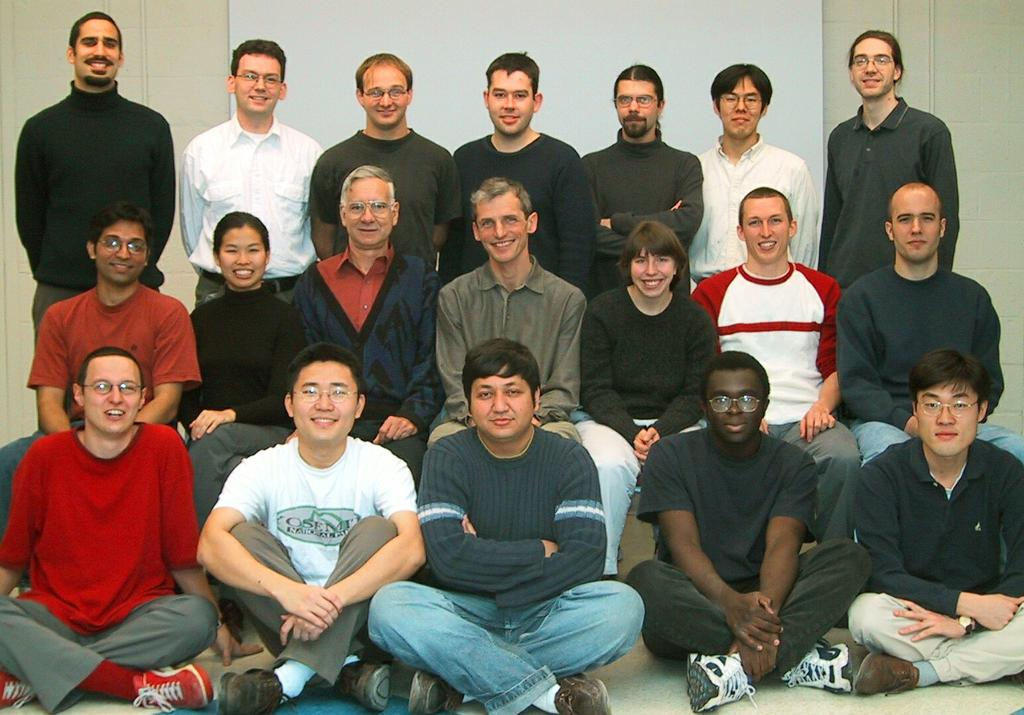
#> input picture notebooks/modelmesh-inference-example/1.jpg, 1024 x 715 px
$ jupyter execute --allow-errors ultraface-inference.ipynb
#> lines starting #> are read from the running program, lines starting #| are printed output that depends on the picture
[cell 1]
from pprint import pprint

import cv2
import matplotlib.pyplot as plt
import numpy as np
from requests import post

from box_utils import predict

[cell 2]
prediction_url = 'EDIT'

[cell 3]
def get_model_response(image_array):
    payload = {
        'inputs': [
            {
                'name': 'input',
                'shape': [1, 3, 480, 640],
                'datatype': 'FP32',
                'data': image_array.tolist(),
            }
        ]
    }
    raw_response = post(prediction_url, json=payload)
    response = raw_response.json()
    model_outputs = response['outputs']
    for output in model_outputs:
        if output['name'] == 'scores':
            scores = np.array(output['data'])
        elif output['name'] == 'boxes':
            boxes = np.array(output['data'])

    return scores.reshape(1, int(len(scores)/2), 2), boxes.reshape(1, int(len(boxes)/4), 4)

def scale(box):
    width = box[2] - box[0]
    height = box[3] - box[1]
    maximum = max(width, height)
    dx = int((maximum - width)/2)
    dy = int((maximum - height)/2)

    bboxes = [box[0] - dx, box[1] - dy, box[2] + dx, box[3] + dy]
    return bboxes

# crop image
def cropImage(image, box):
    num = image[box[1]:box[3], box[0]:box[2]]
    return num

# face detection method
def faceDetector(orig_image, threshold = 0.7):
    image = cv2.cvtColor(orig_image, cv2.COLOR_BGR2RGB)
    image = cv2.resize(orig_image, (640, 480))
    image_mean = np.array([127, 127, 127])
    image = (image - image_mean) / 128
    image = np.transpose(image, [2, 0, 1])
    image = np.expand_dims(image, axis=0)
    image = image.astype(np.float32)

    confidences, boxes = get_model_response(image)
    boxes, labels, probs = predict(orig_image.shape[1], orig_image.shape[0], confidences, boxes, threshold)
    return boxes, labels, probs

[cell 4]
img_path = '1.jpg'
color = (255, 128, 0)

orig_image = cv2.imread(img_path)
#> orig_image is the input picture: shape (715, 1024, 3); mean B, G, R 99, 112.6, 122.1
image = cv2.cvtColor(orig_image, cv2.COLOR_BGR2RGB)
#> (the rest of this cell did not finish here and is left out)

#> in faceDetector, `image = cv2.resize(orig_image, (640, 480))`:
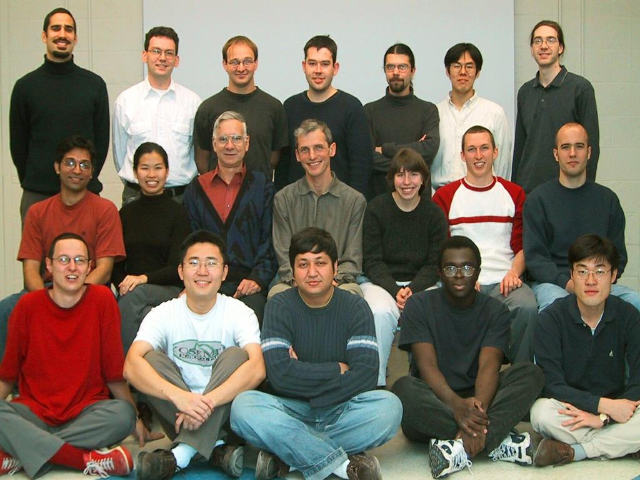
#> image: shape (480, 640, 3); mean B, G, R 98.9, 112.5, 122

for i in range(boxes.shape[0]):
    box = scale(boxes[i, :])
    cv2.rectangle(image, (box[0], box[1]), (box[2], box[3]), color, 4)
    plt.imshow(image)
